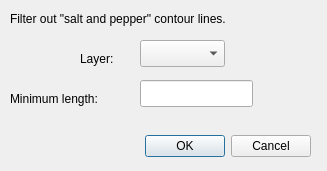
<?xml version="1.0" encoding="UTF-8"?>
<ui version="4.0">
 <class>FilterSaltDialogBase</class>
 <widget class="QDialog" name="FilterSaltDialogBase">
  <property name="geometry">
   <rect>
    <x>0</x>
    <y>0</y>
    <width>327</width>
    <height>171</height>
   </rect>
  </property>
  <property name="windowTitle">
   <string>FilterSalt</string>
  </property>
  <widget class="QDialogButtonBox" name="button_box">
   <property name="geometry">
    <rect>
     <x>30</x>
     <y>130</y>
     <width>281</width>
     <height>32</height>
    </rect>
   </property>
   <property name="orientation">
    <enum>Qt::Horizontal</enum>
   </property>
   <property name="standardButtons">
    <set>QDialogButtonBox::Cancel|QDialogButtonBox::Ok</set>
   </property>
  </widget>
  <widget class="QLineEdit" name="LengthBox">
   <property name="geometry">
    <rect>
     <x>140</x>
     <y>80</y>
     <width>113</width>
     <height>27</height>
    </rect>
   </property>
  </widget>
  <widget class="QLabel" name="label">
   <property name="geometry">
    <rect>
     <x>10</x>
     <y>10</y>
     <width>331</width>
     <height>17</height>
    </rect>
   </property>
   <property name="text">
    <string>Filter out &quot;salt and pepper&quot; contour lines.</string>
   </property>
  </widget>
  <widget class="QLabel" name="label_2">
   <property name="geometry">
    <rect>
     <x>80</x>
     <y>50</y>
     <width>51</width>
     <height>17</height>
    </rect>
   </property>
   <property name="text">
    <string>Layer:</string>
   </property>
  </widget>
  <widget class="QLabel" name="label_3">
   <property name="geometry">
    <rect>
     <x>10</x>
     <y>90</y>
     <width>121</width>
     <height>17</height>
    </rect>
   </property>
   <property name="text">
    <string>Minimum length:</string>
   </property>
  </widget>
  <widget class="QComboBox" name="LayerBox">
   <property name="geometry">
    <rect>
     <x>140</x>
     <y>40</y>
     <width>85</width>
     <height>27</height>
    </rect>
   </property>
  </widget>
 </widget>
 <resources/>
 <connections>
  <connection>
   <sender>button_box</sender>
   <signal>accepted()</signal>
   <receiver>FilterSaltDialogBase</receiver>
   <slot>accept()</slot>
   <hints>
    <hint type="sourcelabel">
     <x>20</x>
     <y>20</y>
    </hint>
    <hint type="destinationlabel">
     <x>20</x>
     <y>20</y>
    </hint>
   </hints>
  </connection>
  <connection>
   <sender>button_box</sender>
   <signal>rejected()</signal>
   <receiver>FilterSaltDialogBase</receiver>
   <slot>reject()</slot>
   <hints>
    <hint type="sourcelabel">
     <x>20</x>
     <y>20</y>
    </hint>
    <hint type="destinationlabel">
     <x>20</x>
     <y>20</y>
    </hint>
   </hints>
  </connection>
 </connections>
</ui>
